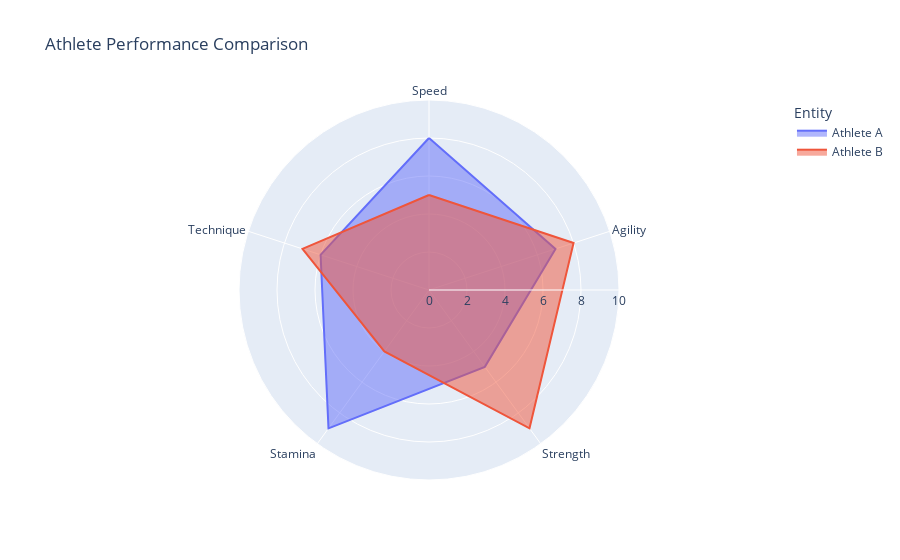

Here is the notebook cell this chart was saved with:
### Code cell
import plotly.express as px
import pandas as pd

# 1. Prepare the Data
# Data should be structured with categories (variables) and scores for different entities.
data = {
    'Skill': ['Speed', 'Agility', 'Strength', 'Stamina', 'Technique'],
    'Athlete A': [8, 7, 5, 9, 6],
    'Athlete B': [5, 8, 9, 4, 7]
}
df = pd.DataFrame(data)

# To use Plotly Express, we need the data in "long" format
# Melt the DataFrame to have 'Entity' (Athlete A/B) and 'Score' columns
df_long = df.melt(
    id_vars='Skill',
    var_name='Entity',
    value_name='Score'
)

# 2. Create the Radar Chart using Plotly Express
fig = px.line_polar(
    df_long,
    r='Score',                 # The radial variable (the length of the spoke)
    theta='Skill',             # The angular variable (the categories on the axes)
    color='Entity',            # How to group the data (creates a line for each athlete)
    line_close=True,           # Close the line to form the "web" polygon
    title="Athlete Performance Comparison"
)

# Customize layout for better appearance
fig.update_traces(fill='toself') # Fills the area inside the web for better comparison
fig.update_layout(
    polar=dict(
        radialaxis=dict(
            visible=True,
            range=[0, 10]  # Set the maximum possible score for the axes
        )
    ),
    showlegend=True
)

# 3. Display the chart
fig.show()

### Figure 1 — Plotly figure (JSON) as saved in the notebook; plotly's stock layout.template omitted (floating-point values rounded to 4 significant figures)
{"data": [{"fill": "toself", "hovertemplate": "Entity=Athlete A<br>Score=%{r}<br>Skill=%{theta}<extra></extra>", "legendgroup": "Athlete A", "line": {"color": "#636efa", "dash": "solid"}, "marker": {"symbol": "circle"}, "mode": "lines", "name": "Athlete A", "r": [8, 7, 5, 9, 6, 8], "showlegend": true, "subplot": "polar", "theta": ["Speed", "Agility", "Strength", "Stamina", "Technique", "Speed"], "type": "scatterpolar"}, {"fill": "toself", "hovertemplate": "Entity=Athlete B<br>Score=%{r}<br>Skill=%{theta}<extra></extra>", "legendgroup": "Athlete B", "line": {"color": "#EF553B", "dash": "solid"}, "marker": {"symbol": "circle"}, "mode": "lines", "name": "Athlete B", "r": [5, 8, 9, 4, 7, 5], "showlegend": true, "subplot": "polar", "theta": ["Speed", "Agility", "Strength", "Stamina", "Technique", "Speed"], "type": "scatterpolar"}], "layout": {"legend": {"title": {"text": "Entity"}, "tracegroupgap": 0}, "polar": {"angularaxis": {"direction": "clockwise", "rotation": 90}, "domain": {"x": [0, 1], "y": [0, 1]}, "radialaxis": {"range": [0, 10], "visible": true}}, "showlegend": true, "title": {"text": "Athlete Performance Comparison"}}}
